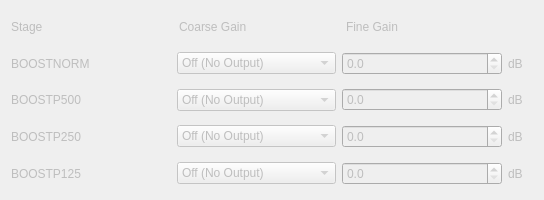
              <widget class="UwbCustomTxPower" name="widget_3" native="true">
               <property name="enabled">
                <bool>false</bool>
               </property>
               <property name="sizePolicy">
                <sizepolicy hsizetype="Preferred" vsizetype="Preferred">
                 <horstretch>0</horstretch>
                 <verstretch>0</verstretch>
                </sizepolicy>
               </property>
               <property name="minimumSize">
                <size>
                 <width>0</width>
                 <height>200</height>
                </size>
               </property>
               <layout class="QVBoxLayout" name="verticalLayout_7">
                <item>
                 <layout class="QHBoxLayout" name="horizontalLayout_8">
                  <item>
                   <widget class="QLabel" name="label_28">
                    <property name="enabled">
                     <bool>false</bool>
                    </property>
                    <property name="minimumSize">
                     <size>
                      <width>162</width>
                      <height>0</height>
                     </size>
                    </property>
                    <property name="text">
                     <string>Stage</string>
                    </property>
                   </widget>
                  </item>
                  <item>
                   <widget class="QLabel" name="label_30">
                    <property name="enabled">
                     <bool>false</bool>
                    </property>
                    <property name="minimumSize">
                     <size>
                      <width>161</width>
                      <height>0</height>
                     </size>
                    </property>
                    <property name="text">
                     <string>Coarse Gain</string>
                    </property>
                   </widget>
                  </item>
                  <item>
                   <widget class="QLabel" name="label_29">
                    <property name="enabled">
                     <bool>false</bool>
                    </property>
                    <property name="minimumSize">
                     <size>
                      <width>162</width>
                      <height>0</height>
                     </size>
                    </property>
                    <property name="text">
                     <string>Fine Gain</string>
                    </property>
                   </widget>
                  </item>
                  <item>
                   <spacer name="horizontalSpacer_15">
                    <property name="orientation">
                     <enum>Qt::Horizontal</enum>
                    </property>
                    <property name="sizeType">
                     <enum>QSizePolicy::Fixed</enum>
                    </property>
                    <property name="sizeHint" stdset="0">
                     <size>
                      <width>25</width>
                      <height>20</height>
                     </size>
                    </property>
                   </spacer>
                  </item>
                 </layout>
                </item>
                <item>
                 <layout class="QHBoxLayout" name="horizontalLayout_9">
                  <item>
                   <widget class="QLabel" name="label_32">
                    <property name="enabled">
                     <bool>false</bool>
                    </property>
                    <property name="text">
                     <string>BOOSTNORM</string>
                    </property>
                   </widget>
                  </item>
                  <item>
                   <widget class="CoarseGainComboBox" name="boost_norm_coarse_gain">
                    <property name="enabled">
                     <bool>false</bool>
                    </property>
                    <property name="power_stage" stdset="0">
                     <number>0</number>
                    </property>
                    <item>
                     <property name="text">
                      <string>Off (No Output)</string>
                     </property>
                    </item>
                    <item>
                     <property name="text">
                      <string>0 dB</string>
                     </property>
                    </item>
                    <item>
                     <property name="text">
                      <string>2.5 dB</string>
                     </property>
                    </item>
                    <item>
                     <property name="text">
                      <string>5 dB</string>
                     </property>
                    </item>
                    <item>
                     <property name="text">
                      <string>7.5 dB</string>
                     </property>
                    </item>
                    <item>
                     <property name="text">
                      <string>10 dB</string>
                     </property>
                    </item>
                    <item>
                     <property name="text">
                      <string>12.5 dB</string>
                     </property>
                    </item>
                    <item>
                     <property name="text">
                      <string>15 dB</string>
                     </property>
                    </item>
                   </widget>
                  </item>
                  <item>
                   <widget class="FineGainDoubleSpinBox" name="boost_norm_fine_gain">
                    <property name="enabled">
                     <bool>false</bool>
                    </property>
                    <property name="decimals">
                     <number>1</number>
                    </property>
                    <property name="maximum">
                     <double>15.500000000000000</double>
                    </property>
                    <property name="singleStep">
                     <double>0.500000000000000</double>
                    </property>
                    <property name="power_stage" stdset="0">
                     <number>0</number>
                    </property>
                   </widget>
                  </item>
                  <item>
                   <widget class="QLabel" name="label_31">
                    <property name="enabled">
                     <bool>false</bool>
                    </property>
                    <property name="maximumSize">
                     <size>
                      <width>25</width>
                      <height>16777215</height>
                     </size>
                    </property>
                    <property name="text">
                     <string>dB</string>
                    </property>
                   </widget>
                  </item>
                 </layout>
                </item>
                <item>
                 <layout class="QHBoxLayout" name="horizontalLayout_10">
                  <item>
                   <widget class="QLabel" name="label_37">
                    <property name="enabled">
                     <bool>false</bool>
                    </property>
                    <property name="text">
                     <string>BOOSTP500</string>
                    </property>
                   </widget>
                  </item>
                  <item>
                   <widget class="CoarseGainComboBox" name="boostp500_coarse_gain">
                    <property name="enabled">
                     <bool>false</bool>
                    </property>
                    <property name="power_stage" stdset="0">
                     <number>1</number>
                    </property>
                    <item>
                     <property name="text">
                      <string>Off (No Output)</string>
                     </property>
                    </item>
                    <item>
                     <property name="text">
                      <string>0 dB</string>
                     </property>
                    </item>
                    <item>
                     <property name="text">
                      <string>2.5 dB</string>
                     </property>
                    </item>
                    <item>
                     <property name="text">
                      <string>5 dB</string>
                     </property>
                    </item>
                    <item>
                     <property name="text">
                      <string>7.5 dB</string>
                     </property>
                    </item>
                    <item>
                     <property name="text">
                      <string>10 dB</string>
                     </property>
                    </item>
                    <item>
                     <property name="text">
                      <string>12.5 dB</string>
                     </property>
                    </item>
                    <item>
                     <property name="text">
                      <string>15 dB</string>
                     </property>
                    </item>
                   </widget>
                  </item>
                  <item>
                   <widget class="FineGainDoubleSpinBox" name="boostp500_fine_gain">
                    <property name="enabled">
                     <bool>false</bool>
                    </property>
                    <property name="decimals">
                     <number>1</number>
                    </property>
                    <property name="maximum">
                     <double>15.500000000000000</double>
                    </property>
                    <property name="singleStep">
                     <double>0.500000000000000</double>
                    </property>
                    <property name="power_stage" stdset="0">
                     <number>1</number>
                    </property>
                   </widget>
                  </item>
                  <item>
                   <widget class="QLabel" name="label_33">
                    <property name="enabled">
                     <bool>false</bool>
                    </property>
                    <property name="maximumSize">
                     <size>
                      <width>25</width>
                      <height>16777215</height>
                     </size>
                    </property>
                    <property name="text">
                     <string>dB</string>
                    </property>
                   </widget>
                  </item>
                 </layout>
                </item>
                <item>
                 <layout class="QHBoxLayout" name="horizontalLayout_11">
                  <item>
                   <widget class="QLabel" name="label_38">
                    <property name="enabled">
                     <bool>false</bool>
                    </property>
                    <property name="text">
                     <string>BOOSTP250</string>
                    </property>
                   </widget>
                  </item>
                  <item>
                   <widget class="CoarseGainComboBox" name="boostp250_coarse_gain">
                    <property name="enabled">
                     <bool>false</bool>
                    </property>
                    <property name="power_stage" stdset="0">
                     <number>2</number>
                    </property>
                    <item>
                     <property name="text">
                      <string>Off (No Output)</string>
                     </property>
                    </item>
                    <item>
                     <property name="text">
                      <string>0 dB</string>
                     </property>
                    </item>
                    <item>
                     <property name="text">
                      <string>2.5 dB</string>
                     </property>
                    </item>
                    <item>
                     <property name="text">
                      <string>5 dB</string>
                     </property>
                    </item>
                    <item>
                     <property name="text">
                      <string>7.5 dB</string>
                     </property>
                    </item>
                    <item>
                     <property name="text">
                      <string>10 dB</string>
                     </property>
                    </item>
                    <item>
                     <property name="text">
                      <string>12.5 dB</string>
                     </property>
                    </item>
                    <item>
                     <property name="text">
                      <string>15 dB</string>
                     </property>
                    </item>
                   </widget>
                  </item>
                  <item>
                   <widget class="FineGainDoubleSpinBox" name="boostp250_fine_gain">
                    <property name="enabled">
                     <bool>false</bool>
                    </property>
                    <property name="decimals">
                     <number>1</number>
                    </property>
                    <property name="maximum">
                     <double>15.500000000000000</double>
                    </property>
                    <property name="singleStep">
                     <double>0.500000000000000</double>
                    </property>
                    <property name="power_stage" stdset="0">
                     <number>2</number>
                    </property>
                   </widget>
                  </item>
                  <item>
                   <widget class="QLabel" name="label_34">
                    <property name="enabled">
                     <bool>false</bool>
                    </property>
                    <property name="maximumSize">
                     <size>
                      <width>25</width>
                      <height>16777215</height>
                     </size>
                    </property>
                    <property name="text">
                     <string>dB</string>
                    </property>
                   </widget>
                  </item>
                 </layout>
                </item>
                <item>
                 <layout class="QHBoxLayout" name="horizontalLayout_12">
                  <item>
                   <widget class="QLabel" name="label_39">
                    <property name="enabled">
                     <bool>false</bool>
                    </property>
                    <property name="text">
                     <string>BOOSTP125</string>
                    </property>
                   </widget>
                  </item>
                  <item>
                   <widget class="CoarseGainComboBox" name="boostp125_coarse_gain">
                    <property name="enabled">
                     <bool>false</bool>
                    </property>
                    <property name="power_stage" stdset="0">
                     <number>3</number>
                    </property>
                    <item>
                     <property name="text">
                      <string>Off (No Output)</string>
                     </property>
                    </item>
                    <item>
                     <property name="text">
                      <string>0 dB</string>
                     </property>
                    </item>
                    <item>
                     <property name="text">
                      <string>2.5 dB</string>
                     </property>
                    </item>
                    <item>
                     <property name="text">
                      <string>5 dB</string>
                     </property>
                    </item>
                    <item>
                     <property name="text">
                      <string>7.5 dB</string>
                     </property>
                    </item>
                    <item>
                     <property name="text">
                      <string>10 dB</string>
                     </property>
                    </item>
                    <item>
                     <property name="text">
                      <string>12.5 dB</string>
                     </property>
                    </item>
                    <item>
                     <property name="text">
                      <string>15 dB</string>
                     </property>
                    </item>
                   </widget>
                  </item>
                  <item>
                   <widget class="FineGainDoubleSpinBox" name="boostp125_fine_gain">
                    <property name="enabled">
                     <bool>false</bool>
                    </property>
                    <property name="decimals">
                     <number>1</number>
                    </property>
                    <property name="maximum">
                     <double>15.500000000000000</double>
                    </property>
                    <property name="singleStep">
                     <double>0.500000000000000</double>
                    </property>
                    <property name="power_stage" stdset="0">
                     <number>3</number>
                    </property>
                   </widget>
                  </item>
                  <item>
                   <widget class="QLabel" name="label_35">
                    <property name="enabled">
                     <bool>false</bool>
                    </property>
                    <property name="maximumSize">
                     <size>
                      <width>25</width>
                      <height>16777215</height>
                     </size>
                    </property>
                    <property name="text">
                     <string>dB</string>
                    </property>
                   </widget>
                  </item>
                 </layout>
                </item>
               </layout>
              </widget>
